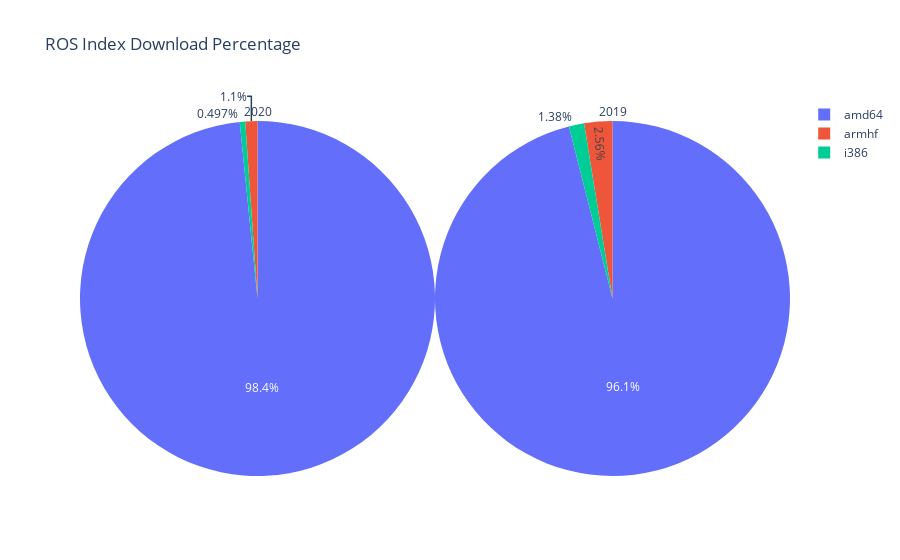

The cell this chart's notebook holds for it:
### Code cell
temp = arch_df[arch_os_df["2020"]>0.1]

trace1 = go.Pie(values= temp["2019"], labels = temp["name"],domain=dict(x=[0.5,1.0]),title="2019")
trace2 = go.Pie(values= temp["2020"], labels = temp["name"],domain=dict(x=[0, 0.5]),title="2020")

layout = go.Layout(title="ROS Index Download Percentage",)
data = [trace1, trace2]
fig = go.Figure(data=data, layout=layout)
fig.show()

### Figure 1 — Plotly figure (JSON) as saved in the notebook; plotly's stock layout.template omitted (floating-point values rounded to 4 significant figures)
{"data": [{"domain": {"x": [0.5, 1]}, "labels": ["i386", "amd64", "armhf"], "title": {"text": "2019"}, "type": "pie", "values": [1.25, 86.91, 2.32]}, {"domain": {"x": [0, 0.5]}, "labels": ["i386", "amd64", "armhf"], "title": {"text": "2020"}, "type": "pie", "values": [0.45, 89.17, 1]}], "layout": {"title": {"text": "ROS Index Download Percentage"}}}
